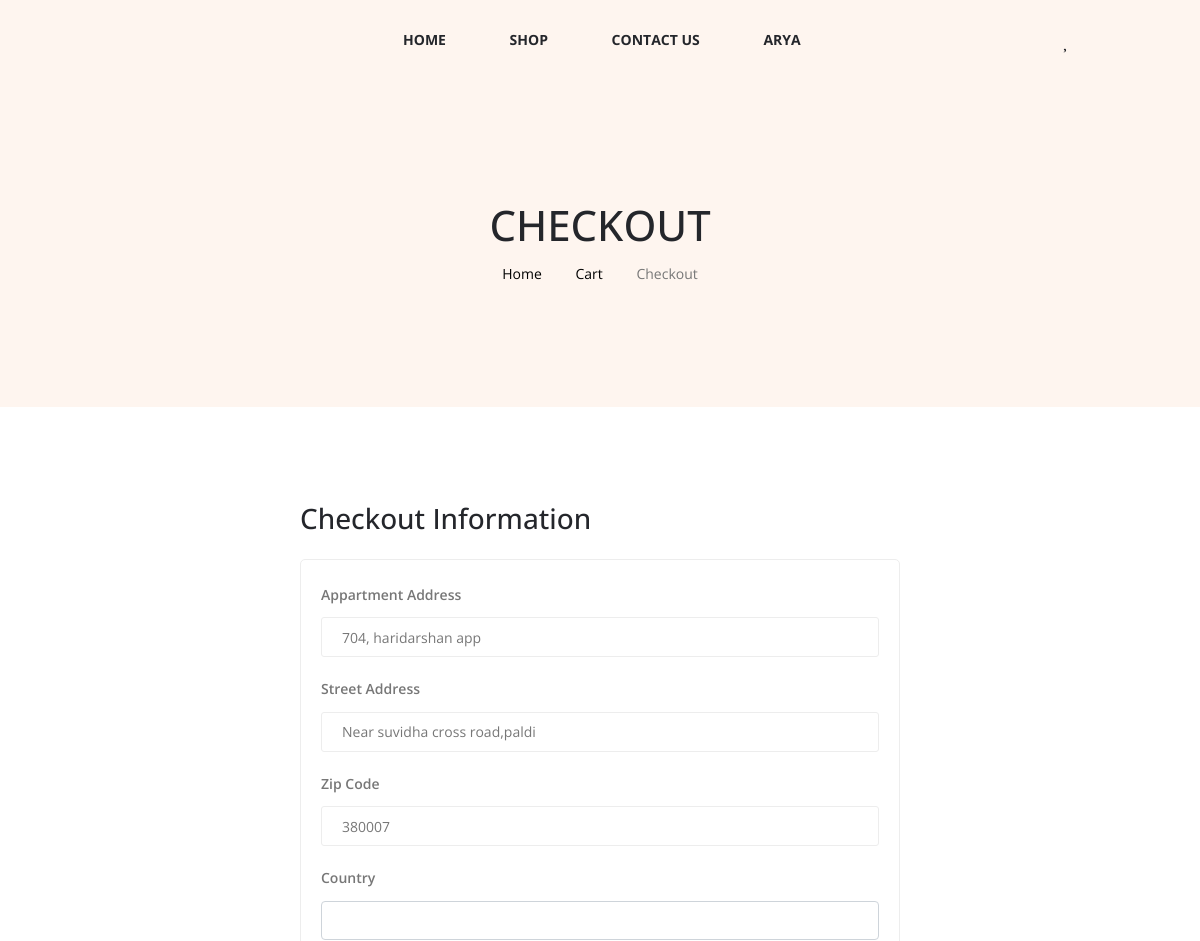
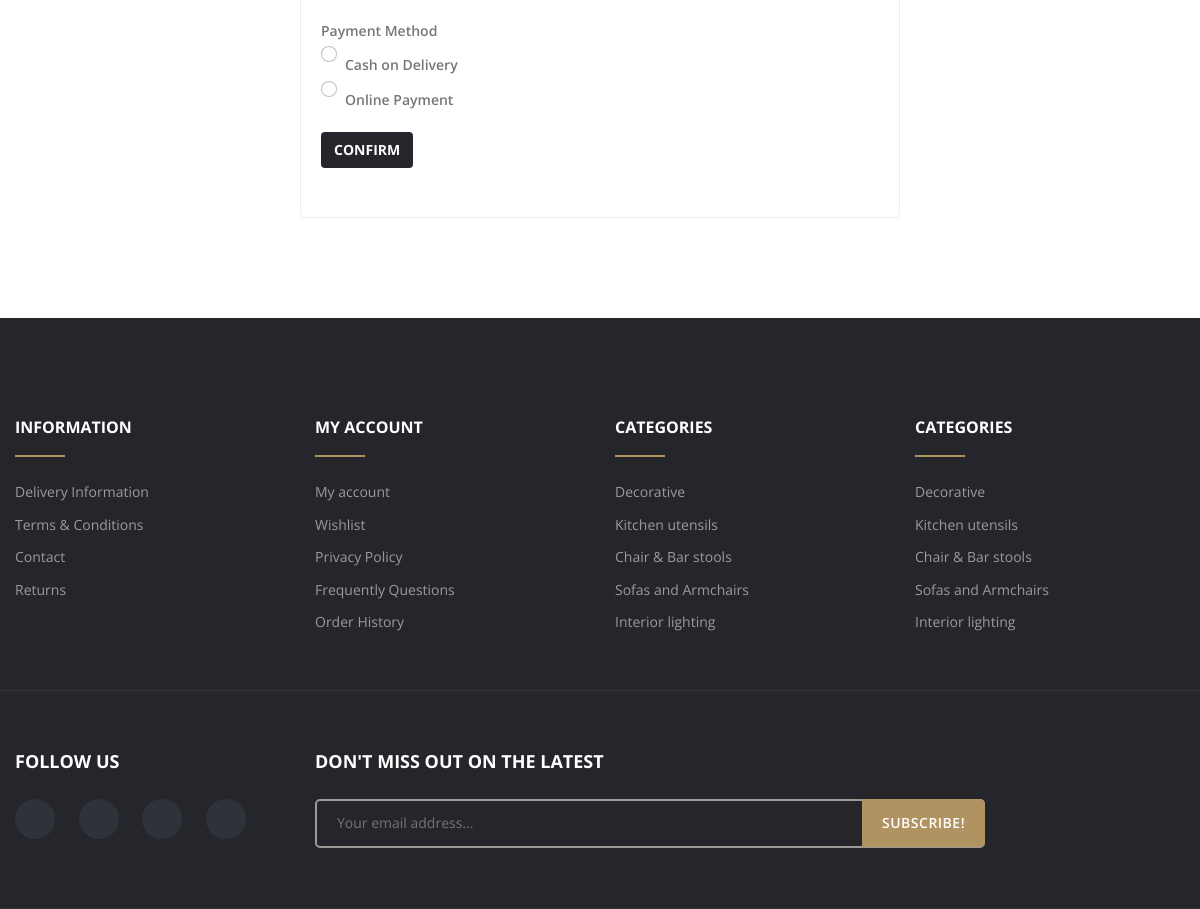
The app's page /checkout (signed in) with its own data (2 pictures, top to bottom).
### home/models.py (models this page shows, shortened)
class Address(models.Model):
    user = models.ForeignKey(User,on_delete=models.CASCADE)
    street_address = models.CharField(max_length=100)
    appartment_address = models.CharField(max_length=100)
    zip = models.CharField(max_length=100)
    country = CountryField(multiple=False,null=True)

### home/views.py (the view, shortened to what this page needs)
# urls.py: path("checkout",views.checkout,name="checkout"),
def checkout(request):
    if not request.session.get('user_id'):
        return redirect('/login')
    address = Address.objects.filter(user=request.session.get('user_id')).first()
    context = {
        'countries': countries,
        'user': address
    }
    return render(request,'checkout.html',context)

### templates/checkout.html (shortened to what this page needs)
{% extends 'base.html' %}
{% load countries %}
{% block body %}
<div class="breadcrumb-section breadcrumb-bg-color--golden">
  <div class="breadcrumb-wrapper">
    <div class="container">
      <div class="row">
        <div class="col-12">
          <h3 class="breadcrumb-title">Checkout</h3>
          <div
            class="breadcrumb-nav breadcrumb-nav-color--black breadcrumb-nav-hover-color--golden"
          >
            <nav aria-label="breadcrumb">
              <ul>
                <li><a href="{% url 'index' %}">Home</a></li>
                <li><a href="{% url 'cart' %}">Cart</a></li>
                <li class="active" aria-current="page">Checkout</li>
              </ul>
            </nav>
          </div>
        </div>
      </div>
    </div>
  </div>
</div>
<main class="form-signin w-50 m-auto" style="padding-bottom: 100px;">
    <div class="account_form" data-aos="fade-up" data-aos-delay="0">
        <h3>Checkout Information</h3>
            <form action="{%  url 'checkout' %}" method="POST" id="manage-form">
            <div class="default-form-box">
              <label>Appartment Address</label>
              <input type="text" name="app_address" value="{{user.appartment_address}}">
           </div>
            <div class="default-form-box">
                <label>Street Address</label>
                <input type="text" name="street_address" value="{{user.street_address}}">
            </div>
            <div class="default-form-box">
              <label>Zip Code</label>
              <input type="text" name="zipcode" value="{{user.zip}}">
            </div>
            <div class="default-form-box">
                <label class="control-label">Country</label>
                <select name="country" class="form-control input-sm select2">
                </select>
            </div>
            <div class="default-form-box">
              <label>Payment Method</label>
                <div class="form-check">
                  <input class="form-check-input" type="radio" name="payment_method" value="cash-on-delivery">
                  <label class="form-check-label" for="flexRadioDefault1">
                    Cash on Delivery
                  </label>
                </div>
                <div class="form-check">
                  <input class="form-check-input" type="radio" name="payment_method" value="online-payment">
                  <label class="form-check-label" for="flexRadioDefault1">
                    Online Payment
                  </label>
                </div>
            </div>
            <div class="register_submit" >
                <button class="btn btn-md btn-black-default-hover mb-4 flex-center" type="submit">Confirm</button>
            </div>
        </form>
    </div>
</main>
{% endblock body %}

### records on screen
Address: app_address "704, haridarshan app", street_address "Near suvidha cross road,paldi", zipcode "380007"

### other values on screen
{{ request.session.username }} "ARYA"
